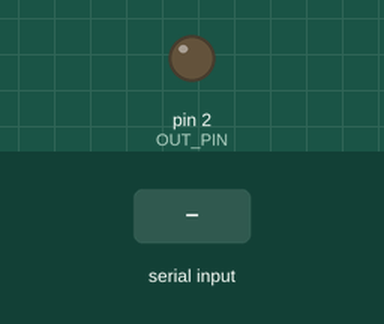
Simulated run of this sketch. Board: Arduino Uno, built with avr-gcc and run on an emulated ATmega328P. Parts: output pins drawn as LEDs (lit = HIGH). The test bench sets the inputs (shaded band).

Above: at 1.2 s.
1.3 s: "1" received over Serial
At 2.3 s:
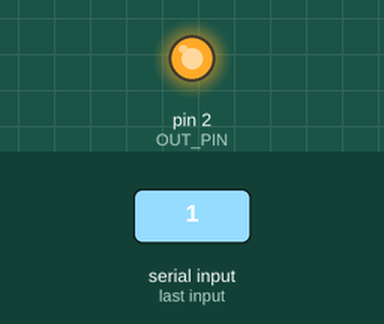
2.8 s: "0" received over Serial
At 3.5 s:
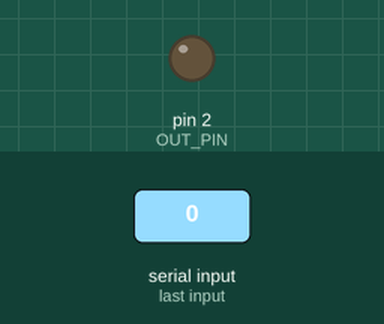
Timing chart, 0 to 5.8 s (numbered marks = the images above; inputs shaded):
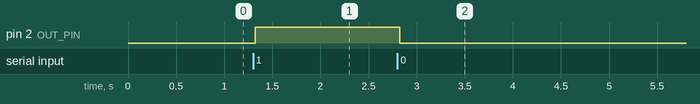

Measured:
- after the input at 1.3 s, pin 2 (OUT_PIN): LOW → HIGH at once
- after the input at 2.8 s, pin 2 (OUT_PIN): HIGH → LOW at once

The sketch:

of_serial_communication_with_pushbutton_between_two_arduino2.ino
```cpp
const int OUT_PIN = 2;

int buttonState = 0;

void setup()
{
  pinMode(OUT_PIN, OUTPUT);
  Serial.begin(9600);
}

void loop()
{
  if(Serial.available() > 0) {
    buttonState = bitRead(Serial.read(), 0);
  }
  digitalWrite(OUT_PIN, buttonState);
  delay(30);
}
```
